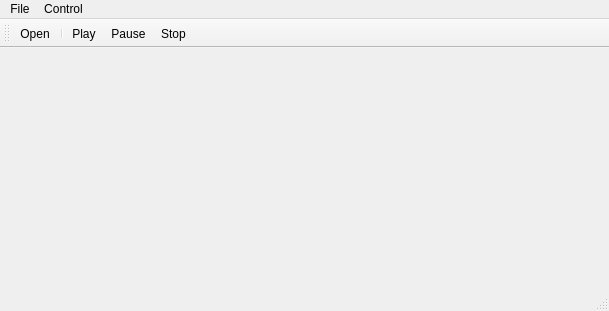
<?xml version="1.0" encoding="UTF-8"?>
<ui version="4.0">
 <class>MainWindow</class>
 <widget class="QMainWindow" name="MainWindow">
  <property name="geometry">
   <rect>
    <x>0</x>
    <y>0</y>
    <width>609</width>
    <height>311</height>
   </rect>
  </property>
  <property name="windowTitle">
   <string>MainWindow</string>
  </property>
  <widget class="QWidget" name="centralwidget"/>
  <widget class="QMenuBar" name="menubar">
   <property name="geometry">
    <rect>
     <x>0</x>
     <y>0</y>
     <width>609</width>
     <height>21</height>
    </rect>
   </property>
   <widget class="QMenu" name="menuFile">
    <property name="title">
     <string>File</string>
    </property>
    <addaction name="actionopen"/>
   </widget>
   <widget class="QMenu" name="menuControl">
    <property name="title">
     <string>Control</string>
    </property>
    <addaction name="actionPlay"/>
    <addaction name="actionPause"/>
    <addaction name="actionStop"/>
   </widget>
   <addaction name="menuFile"/>
   <addaction name="menuControl"/>
  </widget>
  <widget class="QStatusBar" name="statusbar"/>
  <widget class="QToolBar" name="toolBar">
   <property name="windowTitle">
    <string>toolBar</string>
   </property>
   <attribute name="toolBarArea">
    <enum>TopToolBarArea</enum>
   </attribute>
   <attribute name="toolBarBreak">
    <bool>false</bool>
   </attribute>
   <addaction name="actionopen"/>
   <addaction name="separator"/>
   <addaction name="actionPlay"/>
   <addaction name="actionPause"/>
   <addaction name="actionStop"/>
  </widget>
  <action name="actionopen">
   <property name="icon">
    <iconset resource="img.qrc">
     <normaloff>:/new/prefix1/img/folder_page_white.png</normaloff>:/new/prefix1/img/folder_page_white.png</iconset>
   </property>
   <property name="text">
    <string>Open</string>
   </property>
   <property name="toolTip">
    <string>Open Video File</string>
   </property>
  </action>
  <action name="actionPlay">
   <property name="icon">
    <iconset resource="img.qrc">
     <normaloff>:/new/prefix1/img/control_play.png</normaloff>:/new/prefix1/img/control_play.png</iconset>
   </property>
   <property name="text">
    <string>Play</string>
   </property>
   <property name="toolTip">
    <string>Play Video</string>
   </property>
  </action>
  <action name="actionPause">
   <property name="icon">
    <iconset resource="img.qrc">
     <normaloff>:/new/prefix1/img/control_pause.png</normaloff>:/new/prefix1/img/control_pause.png</iconset>
   </property>
   <property name="text">
    <string>Pause</string>
   </property>
   <property name="toolTip">
    <string>Pause Video</string>
   </property>
  </action>
  <action name="actionStop">
   <property name="icon">
    <iconset resource="img.qrc">
     <normaloff>:/new/prefix1/img/control_stop.png</normaloff>:/new/prefix1/img/control_stop.png</iconset>
   </property>
   <property name="text">
    <string>Stop</string>
   </property>
   <property name="toolTip">
    <string>Stop Video</string>
   </property>
  </action>
 </widget>
 <resources>
  <include location="img.qrc"/>
 </resources>
 <connections/>
</ui>
